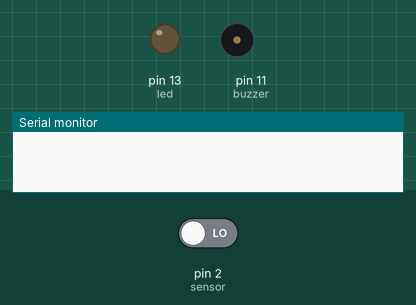
Recording of a sketch running on a simulated Arduino Uno, built with avr-gcc and run on an emulated ATmega328P. On the bench: output pins drawn as LEDs (lit = HIGH), buzzer (waves = sounding, pin HIGH), the last lines printed to the serial monitor. The inputs (shaded band) are chosen by the test bench; at power-on: pin 2 (sensor) LOW. EEPROM starts erased.

Above: at 1.2 s.
1.3 s: pin 2 (sensor) driven HIGH
At 2.0 s:
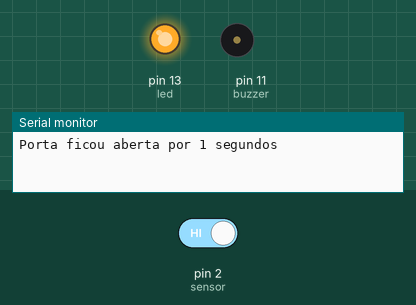
5.8 s: pin 2 (sensor) driven LOW
At 32.07 s:
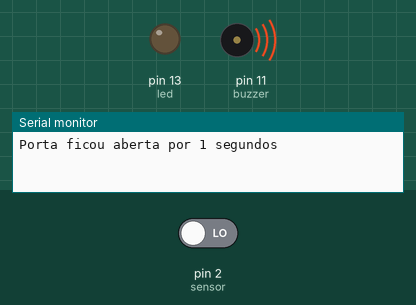
Timing chart, 0 to 33.8 s (numbered marks = the images above; inputs shaded):
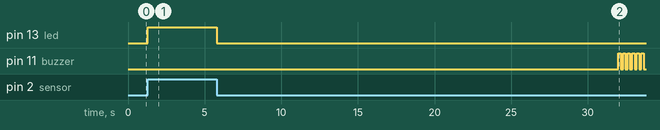

Measured:
- after the input at 1.3 s, pin 13 (led): LOW → HIGH at once
- after the input at 5.8 s, pin 13 (led): HIGH → LOW at once; pin 11 (buzzer): alternates HIGH for 0.15 s and LOW for 0.15 s, starting after 26.2 s

The sketch:

_04_-_Guardando_na_EEPROM.ino
```cpp
#include <EEPROM.h>

int tempo = 0;
int tempo_max = 30;

int led = 13;
int sensor = 2;
int buzzer = 11;

int ctrl_abre = 0;
int ctrl_fecha = 0;
int contador = -1;

unsigned long tempo_abrir = 0;
unsigned long tempo_fechar = 0;

void setup() {
  Serial.begin(9600);
  pinMode(buzzer,OUTPUT);
  pinMode(led, OUTPUT);
  pinMode(sensor, INPUT);
  if(EEPROM.read(0) != 9) {
    EEPROM.write(0,9);
    EEPROM.write(1,0);
    EEPROM.write(2,0);
  }
}

void loop() {
  if (digitalRead(sensor) == HIGH) {
    digitalWrite(led, HIGH);
    if (ctrl_abre == 0) {
      tempo_fechar = millis();
      ctrl_abre = 1;
      ctrl_fecha = 0;
      Serial.print("Porta ficou aberta por ");
      Serial.print((tempo_fechar - tempo_abrir) / 1000);
      Serial.println(" segundos");
      contador++;
      EEPROM.write(1,contador);
      if(EEPROM.read(2) < (tempo_fechar - tempo_abrir) / 1000) {
        EEPROM.write(2,round((tempo_fechar - tempo_abrir) / 1000));
      }
    }
  } else {
    digitalWrite(led, LOW);
    tempo = millis() / 1000;
    if(tempo - (tempo_fechar / 1000) > tempo_max) {
      digitalWrite(buzzer,HIGH);
      delay(150);
      digitalWrite(buzzer,LOW);
      delay(150);
    }
    if (ctrl_fecha == 0) {
      tempo_abrir = millis();
      ctrl_fecha = 1;
      ctrl_abre = 0;
      tempo = 0;
    }
  }
  if(Serial.available() > 0) {
    char lido = toUpperCase(Serial.read());
    if(lido == 'Q') {
      Serial.println("Nesse ciclo a porta da geladeira: ");
      Serial.print("Foi aberta ");
      Serial.print(EEPROM.read(1));
      Serial.println(" vezes.");
      Serial.print("Ficou aberta pelo tempo maximo de ");
      Serial.print(EEPROM.read(2));
      Serial.println(" segundos.");
    }
    if(lido == 'R') {
      Serial.println("Valores zerados, novo ciclo iniciado.");
      contador = 0;
      EEPROM.write(1,0);
      EEPROM.write(2,0);
    }
  }
}
```
